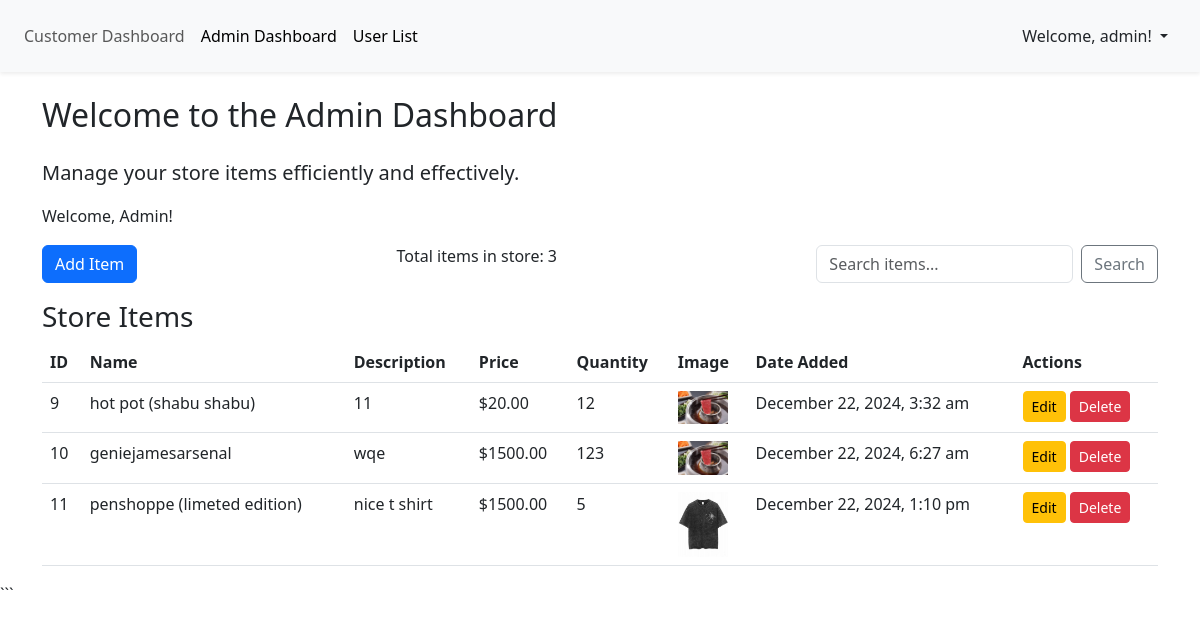
Page /pages/admin_dashboard.php (signed in) on the committed database.
### tables this page shows
CREATE TABLE `items` (
  `id` int(11) NOT NULL,
  `name` varchar(100) NOT NULL,
  `description` text NOT NULL,
  `price` decimal(10,2) NOT NULL,
  `quantity` int(11) NOT NULL,
  `created_at` timestamp NOT NULL DEFAULT current_timestamp(),
  `image` varchar(255) DEFAULT NULL
);

### pages/admin_dashboard.php (the view, shortened to what this page needs)
<?php
   include '../includes/db.php';
   if (isset($_GET['search'])) {
        $search = $_GET['search'];
        $query = "SELECT * FROM items WHERE name LIKE ? OR description LIKE ?";
        $stmt = $conn->prepare($query);
        $search_param = "%" . $search . "%";
        $stmt->bind_param("ss", $search_param, $search_param);
        $stmt->execute();
        $result = $stmt->get_result();
   } else {
        $query = "SELECT * FROM items";
        $result = $conn->query($query);
   }
   ?>
   <!DOCTYPE html>
   <html lang="en">
   <head>
        <link href="https://cdn.jsdelivr.net/npm/bootstrap@5.3.0-alpha1/dist/css/bootstrap.min.css" rel="stylesheet">
   </head>
   <body>
   <nav class="navbar navbar-expand-lg navbar-light bg-light p-3 mb-4 shadow-sm">
        <div class="collapse navbar-collapse" id="navbarNav">
             <ul class="navbar-nav">
                   <li class="nav-item">
                        <a class="nav-link" href="index.php">Customer Dashboard</a>
                   </li>
                   <li class="nav-item">
                        <a class="nav-link active" href="admin_dashboard.php">Admin Dashboard</a>
                   </li>
                   <li class="nav-item">
                        <a class="nav-link active" href="user.php">User List</a>
                   </li>
             </ul>
        </div>
        <div class="dropdown ms-4 me-3">
             <a class="nav-link dropdown-toggle" href="#" id="userDropdown" role="button" data-bs-toggle="dropdown" aria-expanded="false">
                   Welcome, <?php echo isset($_SESSION['username']) ? htmlspecialchars($_SESSION['username']) : 'Guest'; ?>!
             </a>
        </div>
   </nav>
   <div class="container">
        <h2 class="my-4">Welcome to the Admin Dashboard</h2>
        <p class="lead">Manage your store items efficiently and effectively.</p>
        <p>Welcome, <?php echo ucfirst($_SESSION['username']); ?>!</p>
        <div class="d-flex justify-content-between align-items-center mb-3">
             <button class="btn btn-primary" data-bs-toggle="modal" data-bs-target="#addItemModal">Add Item</button>
             <?php
                   $query = "SELECT COUNT(*) AS total_items FROM items";
                   $count_result = $conn->query($query);
                   $total_items = $count_result->fetch_assoc()['total_items'];
             ?>
             <p>Total items in store: <?php echo $total_items; ?></p>
             <form method="GET" action="admin_dashboard.php" class="d-flex">
                   <input type="text" class="form-control me-2" name="search" placeholder="Search items..." value="<?php echo isset($_GET['search']) ? htmlspecialchars($_GET['search']) : ''; ?>">
                   <button class="btn btn-outline-secondary" type="submit">Search</button>
             </form>
        </div>
        <h3>Store Items</h3>
        <table class="table">
             <thead>
                   <tr>
                        <th>ID</th>
                        <th>Name</th>
                        <th>Description</th>
                        <th>Price</th>
                        <th>Quantity</th>
                        <th>Image</th>
                        <th>Date Added</th>
                        <th>Actions</th>
                   </tr>
             </thead>
             <tbody>
                   <?php while ($row = $result->fetch_assoc()) { ?>
                        <tr>
                             <td><?php echo $row['id']; ?></td>
                             <td><?php echo $row['name']; ?></td>
                             <td><?php echo $row['description']; ?></td>
                             <td>$<?php echo $row['price']; ?></td>
                             <td><?php echo $row['quantity']; ?></td>
                             <td><img src="../uploads/<?php echo htmlspecialchars($row['image']); ?>" alt="<?php echo htmlspecialchars($row['name']); ?>" width="50"></td>
                             <td><?php echo date('F j, Y, g:i a', strtotime($row['created_at'])); ?></td>
                             <td>
                                   <a href="edit_item.php?id=<?php echo $row['id']; ?>" class="btn btn-warning btn-sm">Edit</a>
                                   <button class="btn btn-danger btn-sm" data-bs-toggle="modal" data-bs-target="#deleteModal" onclick="setItemToDelete(<?php echo $row['id']; ?>)">Delete</button>
                             </td>
                        </tr>
                   <?php } ?>
             </tbody>
        </table>
   </div>
   </body>
   </html>

### rows in the picture
items: id "9", name "hot pot (shabu shabu)", description "11", price "20.00", quantity "12", image (picture), created_at "December 22, 2024, 3:32 am"
items: id "10", name "geniejamesarsenal", description "wqe", price "1500.00", quantity "123", image (picture), created_at "December 22, 2024, 6:27 am"
items: id "11", name "penshoppe (limeted edition)", description "nice t shirt", price "1500.00", quantity "5", image (picture), created_at "December 22, 2024, 1:10 pm"

### other values in the picture
$_SESSION['username'] "admin"
$_SESSION['username'] "Admin"
$total_items "3"
